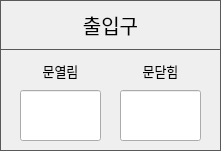
    <widget class="QFrame" name="FRAME_DOOR">
     <property name="geometry">
      <rect>
       <x>810</x>
       <y>20</y>
       <width>221</width>
       <height>151</height>
      </rect>
     </property>
     <property name="styleSheet">
      <string notr="true">QFrame { 
   border: 1px solid #595959 
} 
QLabel {
	font: 10pt &quot;함초롬돋움&quot;;
}
QPushButton {
	border:1px solid #595959;
	font: 15pt &quot;함초롬돋움&quot;; 
}
QLineEdit {
	font: 10pt &quot;함초롬돋움&quot;;
}</string>
     </property>
     <property name="frameShape">
      <enum>QFrame::StyledPanel</enum>
     </property>
     <property name="frameShadow">
      <enum>QFrame::Raised</enum>
     </property>
     <widget class="QPushButton" name="BTN_DEV_INFO_DOOR">
      <property name="geometry">
       <rect>
        <x>0</x>
        <y>0</y>
        <width>221</width>
        <height>50</height>
       </rect>
      </property>
      <property name="font">
       <font>
        <family>함초롬돋움</family>
        <pointsize>15</pointsize>
        <weight>50</weight>
        <italic>false</italic>
        <bold>false</bold>
       </font>
      </property>
      <property name="text">
       <string>출입구</string>
      </property>
     </widget>
     <widget class="QLabel" name="label_129">
      <property name="geometry">
       <rect>
        <x>120</x>
        <y>60</y>
        <width>81</width>
        <height>21</height>
       </rect>
      </property>
      <property name="font">
       <font>
        <family>함초롬돋움</family>
        <pointsize>10</pointsize>
        <weight>50</weight>
        <italic>false</italic>
        <bold>false</bold>
       </font>
      </property>
      <property name="styleSheet">
       <string notr="true">QLabel{ 
   border: 0px solid
} </string>
      </property>
      <property name="text">
       <string>문닫힘</string>
      </property>
      <property name="alignment">
       <set>Qt::AlignCenter</set>
      </property>
     </widget>
     <widget class="QLineEdit" name="LE_DOOR_CLOSED">
      <property name="geometry">
       <rect>
        <x>120</x>
        <y>90</y>
        <width>81</width>
        <height>51</height>
       </rect>
      </property>
      <property name="font">
       <font>
        <family>함초롬돋움</family>
        <pointsize>10</pointsize>
        <weight>50</weight>
        <italic>false</italic>
        <bold>false</bold>
       </font>
      </property>
      <property name="readOnly">
       <bool>true</bool>
      </property>
     </widget>
     <widget class="QLabel" name="label_130">
      <property name="geometry">
       <rect>
        <x>20</x>
        <y>60</y>
        <width>81</width>
        <height>21</height>
       </rect>
      </property>
      <property name="font">
       <font>
        <family>함초롬돋움</family>
        <pointsize>10</pointsize>
        <weight>50</weight>
        <italic>false</italic>
        <bold>false</bold>
       </font>
      </property>
      <property name="styleSheet">
       <string notr="true">QLabel{ 
   border: 0px solid
} </string>
      </property>
      <property name="text">
       <string>문열림</string>
      </property>
      <property name="alignment">
       <set>Qt::AlignCenter</set>
      </property>
     </widget>
     <widget class="QLineEdit" name="LE_DOOR_OPENED">
      <property name="geometry">
       <rect>
        <x>20</x>
        <y>90</y>
        <width>81</width>
        <height>51</height>
       </rect>
      </property>
      <property name="font">
       <font>
        <family>함초롬돋움</family>
        <pointsize>10</pointsize>
        <weight>50</weight>
        <italic>false</italic>
        <bold>false</bold>
       </font>
      </property>
      <property name="readOnly">
       <bool>true</bool>
      </property>
     </widget>
    </widget>
